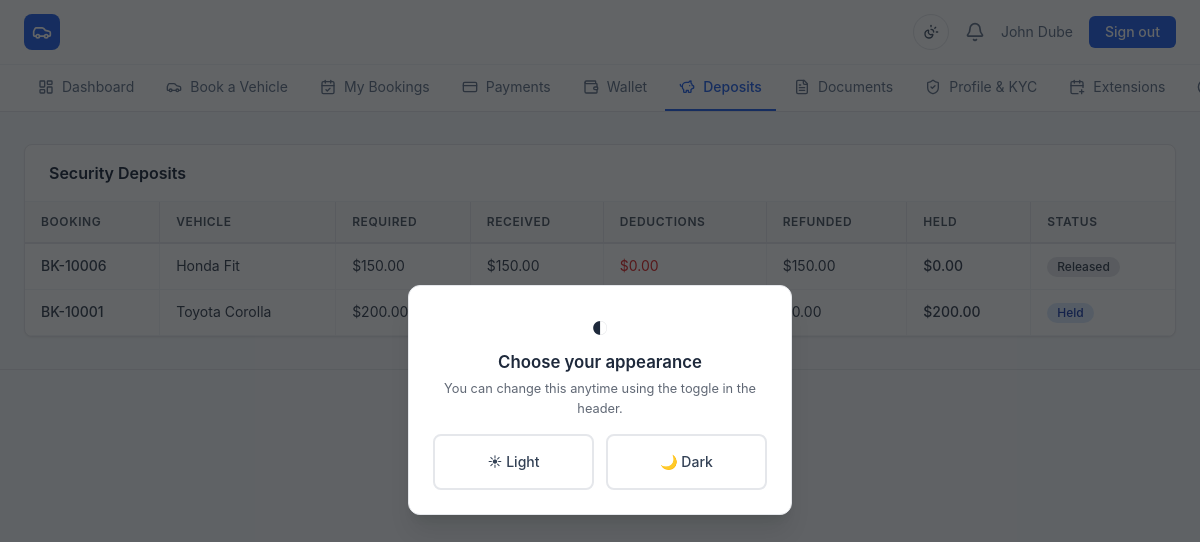
Page /client/deposits.php (signed in) on the committed database.
### tables this page shows
CREATE TABLE clients (
    id INT UNSIGNED AUTO_INCREMENT PRIMARY KEY,
    user_id INT UNSIGNED DEFAULT NULL UNIQUE,
    client_no VARCHAR(20) NOT NULL UNIQUE,
    full_name VARCHAR(160) NOT NULL,
    dob DATE DEFAULT NULL,
    phone VARCHAR(40) DEFAULT NULL,
    email VARCHAR(190) DEFAULT NULL,
    address TEXT DEFAULT NULL,
    national_id VARCHAR(60) DEFAULT NULL,
    licence_no VARCHAR(60) DEFAULT NULL,
    licence_expiry DATE DEFAULT NULL,
    photo VARCHAR(255) DEFAULT NULL,
    tax_no VARCHAR(60) DEFAULT NULL,
    fiscalise TINYINT(1) NOT NULL DEFAULT 0,
    kyc_status ENUM('pending','under_review','verified','rejected') NOT NULL DEFAULT 'pending',
    account_status ENUM('active','suspended') NOT NULL DEFAULT 'active',
    source ENUM('online','walk_in') NOT NULL DEFAULT 'online',
    created_at DATETIME NOT NULL DEFAULT CURRENT_TIMESTAMP,
    updated_at DATETIME NOT NULL DEFAULT CURRENT_TIMESTAMP ON UPDATE CURRENT_TIMESTAMP,
    FOREIGN KEY (user_id) REFERENCES users(id) ON DELETE SET NULL,
    INDEX idx_clients_phone (phone),
    INDEX idx_clients_email (email),
    INDEX idx_clients_national_id (national_id),
    INDEX idx_clients_kyc (kyc_status)
);

CREATE TABLE deposits (
    id INT UNSIGNED AUTO_INCREMENT PRIMARY KEY,
    booking_id INT UNSIGNED NOT NULL UNIQUE,
    client_id INT UNSIGNED NOT NULL,
    required_amount DECIMAL(10,2) NOT NULL DEFAULT 0.00,
    received_amount DECIMAL(10,2) NOT NULL DEFAULT 0.00,
    deducted_amount DECIMAL(10,2) NOT NULL DEFAULT 0.00,
    refunded_amount DECIMAL(10,2) NOT NULL DEFAULT 0.00,
    status ENUM('pending','partial','held','released','forfeited') NOT NULL DEFAULT 'pending',
    created_at DATETIME NOT NULL DEFAULT CURRENT_TIMESTAMP,
    updated_at DATETIME NOT NULL DEFAULT CURRENT_TIMESTAMP ON UPDATE CURRENT_TIMESTAMP,
    FOREIGN KEY (booking_id) REFERENCES bookings(id) ON DELETE CASCADE,
    FOREIGN KEY (client_id) REFERENCES clients(id)
);

CREATE TABLE bookings (
    id INT UNSIGNED AUTO_INCREMENT PRIMARY KEY,
    ref VARCHAR(20) NOT NULL UNIQUE,
    client_id INT UNSIGNED NOT NULL,
    vehicle_id INT UNSIGNED NOT NULL,
    pickup_at DATETIME NOT NULL,
    return_at DATETIME NOT NULL,
    status ENUM('pending','confirmed','active','completed','cancelled','overdue') NOT NULL DEFAULT 'pending',
    base_amount DECIMAL(10,2) NOT NULL DEFAULT 0.00,
    additional_amount DECIMAL(10,2) NOT NULL DEFAULT 0.00,
    discount DECIMAL(10,2) NOT NULL DEFAULT 0.00,
    total DECIMAL(10,2) NOT NULL DEFAULT 0.00,
    deposit_required DECIMAL(10,2) NOT NULL DEFAULT 0.00,
    notes TEXT DEFAULT NULL,
    source ENUM('online','walk_in') NOT NULL DEFAULT 'online',
    created_by INT UNSIGNED DEFAULT NULL,
    created_at DATETIME NOT NULL DEFAULT CURRENT_TIMESTAMP,
    updated_at DATETIME NOT NULL DEFAULT CURRENT_TIMESTAMP ON UPDATE CURRENT_TIMESTAMP,
    FOREIGN KEY (client_id) REFERENCES clients(id),
    FOREIGN KEY (vehicle_id) REFERENCES vehicles(id),
    FOREIGN KEY (created_by) REFERENCES users(id) ON DELETE SET NULL,
    INDEX idx_bookings_client (client_id),
    INDEX idx_bookings_vehicle_dates (vehicle_id, pickup_at, return_at),
    INDEX idx_bookings_status (status),
    INDEX idx_bookings_dates (pickup_at, return_at)
);

CREATE TABLE vehicles (
    id INT UNSIGNED AUTO_INCREMENT PRIMARY KEY,
    reg_no VARCHAR(30) NOT NULL UNIQUE,
    make VARCHAR(60) NOT NULL,
    model VARCHAR(60) NOT NULL,
    year SMALLINT UNSIGNED DEFAULT NULL,
    colour VARCHAR(40) DEFAULT NULL,
    transmission ENUM('automatic','manual') NOT NULL DEFAULT 'automatic',
    fuel_type ENUM('petrol','diesel','hybrid','electric') NOT NULL DEFAULT 'petrol',
    engine_capacity VARCHAR(20) DEFAULT NULL,
    seats TINYINT UNSIGNED NOT NULL DEFAULT 5,
    mileage INT UNSIGNED NOT NULL DEFAULT 0,
    description TEXT DEFAULT NULL,
    daily_rate DECIMAL(10,2) NOT NULL DEFAULT 0.00,
    weekly_rate DECIMAL(10,2) DEFAULT NULL,
    monthly_rate DECIMAL(10,2) DEFAULT NULL,
    deposit DECIMAL(10,2) NOT NULL DEFAULT 0.00,
    excess_mileage_rate DECIMAL(8,2) DEFAULT NULL,
    status ENUM('available','reserved','on_hire','maintenance','unavailable') NOT NULL DEFAULT 'available',
    is_public TINYINT(1) NOT NULL DEFAULT 1,
    is_featured TINYINT(1) NOT NULL DEFAULT 0,
    created_at DATETIME NOT NULL DEFAULT CURRENT_TIMESTAMP,
    updated_at DATETIME NOT NULL DEFAULT CURRENT_TIMESTAMP ON UPDATE CURRENT_TIMESTAMP,
    INDEX idx_vehicles_status (status),
    INDEX idx_vehicles_public (is_public, status)
);

### app/Auth.php (called while the page is built, shortened)
<?php
final class Auth
{
    private static ?array $user = null;
    public static function user(): ?array
    {
        if (self::$user === null && !empty($_SESSION['user_id'])) {
            self::$user = Database::one(
                'SELECT u.*, r.name AS role_name FROM users u
                 JOIN roles r ON r.id = u.role_id WHERE u.id = ?',
                [$_SESSION['user_id']]
            );
        }
        return self::$user;
    }
    public static function check(): bool
    {
        return self::user() !== null;
    }
    public static function client(): ?array
    {
        $user = self::user();
        return Database::one('SELECT * FROM clients WHERE user_id = ?', [$user['id']]);
    }
    public static function requireLogin(): void
    {
        if (!self::check()) {
            flash('error', 'Please log in to continue.');
            $inAdmin = str_contains($_SERVER['SCRIPT_NAME'] ?? '', '/admin/');
            redirect($inAdmin ? 'admin/login.php' : 'login.php');
        }
    }
    public static function requireClient(): void
    {
        self::requireLogin();
    }
}

### app/Database.php (called while the page is built, shortened)
<?php
final class Database
{
    private static ?PDO $pdo = null;
    public static function pdo(): PDO
    {
        if (self::$pdo === null) {
            $db = $GLOBALS['config']['db'];
            $dsn = sprintf(
                'mysql:host=%s;port=%d;dbname=%s;charset=%s',
                $db['host'], $db['port'], $db['name'], $db['charset'] ?? 'utf8mb4'
            );
            try {
                self::$pdo = new PDO($dsn, $db['user'], $db['pass'], [
                    PDO::ATTR_ERRMODE => PDO::ERRMODE_EXCEPTION,
                    PDO::ATTR_DEFAULT_FETCH_MODE => PDO::FETCH_ASSOC,
                    PDO::ATTR_EMULATE_PREPARES => false,
                ]);
            } catch (PDOException $e) {
                error_log('DB connection failed: ' . $e->getMessage());
                http_response_code(500);
                exit('Database connection failed. Please check configuration.');
            }
        }
        return self::$pdo;
    }
    public static function run(string $sql, array $params = []): PDOStatement
    {
        $stmt = self::pdo()->prepare($sql);
        $stmt->execute($params);
        return $stmt;
    }
    public static function all(string $sql, array $params = []): array
    {
        return self::run($sql, $params)->fetchAll();
    }
    public static function one(string $sql, array $params = []): ?array
    {
        $row = self::run($sql, $params)->fetch();
        return $row === false ? null : $row;
    }
}

### public/client/deposits.php (the view, shortened to what this page needs)
<?php
require_once dirname(__DIR__, 2) . '/app/bootstrap.php';
Auth::requireClient();
$client = Auth::client();
$deposits = Database::all(
    'SELECT d.*, b.ref booking_ref, v.make, v.model, v.reg_no FROM deposits d
     JOIN bookings b ON b.id=d.booking_id JOIN vehicles v ON v.id=b.vehicle_id
     WHERE d.client_id = ? ORDER BY d.id DESC', [$client['id']]);
$active = 'deposits';
require APP_PATH . '/views/client/header.php';
?>
<div class="card !p-0 overflow-x-auto">
    <div class="px-6 py-4 border-b border-gray-100"><h2 class="font-semibold text-slate-800">Security Deposits</h2></div>
    <table class="w-full">
        <thead><tr>
            <th class="th">Booking</th><th class="th">Vehicle</th><th class="th">Required</th>
            <th class="th">Received</th><th class="th">Deductions</th><th class="th">Refunded</th>
            <th class="th">Held</th><th class="th">Status</th>
        </tr></thead>
        <tbody>
        <?php foreach ($deposits as $d):
            $held = $d['received_amount'] - $d['deducted_amount'] - $d['refunded_amount']; ?>
        <tr class="table-row">
            <td class="td font-medium"><?= e($d['booking_ref']) ?></td>
            <td class="td"><?= e($d['make'] . ' ' . $d['model']) ?></td>
            <td class="td"><?= money($d['required_amount']) ?></td>
            <td class="td"><?= money($d['received_amount']) ?></td>
            <td class="td text-red-600"><?= money($d['deducted_amount']) ?></td>
            <td class="td"><?= money($d['refunded_amount']) ?></td>
            <td class="td font-medium"><?= money($held) ?></td>
            <td class="td"><?= status_badge($d['status']) ?></td>
        </tr>
        <?php endforeach; ?>
        </tbody>
    </table>
</div>
<?php require APP_PATH . '/views/client/footer.php'; ?>

### app/views/client/header.php (shortened to what this page needs)
<?php
$user = Auth::user();
$client = Auth::client();
$active = $active ?? '';
$navItems = [
    ['index.php', 'Dashboard', 'layout-dashboard', 'dashboard'],
    ['browse.php', 'Book a Vehicle', 'car', 'browse'],
    ['bookings.php', 'My Bookings', 'calendar-check', 'bookings'],
    ['payments.php', 'Payments', 'credit-card', 'payments'],
    ['wallet.php', 'Wallet', 'wallet', 'wallet'],
    ['deposits.php', 'Deposits', 'piggy-bank', 'deposits'],
    ['documents.php', 'Documents', 'file-text', 'documents'],
    ['kyc.php', 'Profile & KYC', 'shield-check', 'kyc'],
    ['extensions.php', 'Extensions', 'calendar-plus', 'extensions'],
    ['support.php', 'Support', 'life-buoy', 'support'],
    ['settings.php', 'Settings', 'settings', 'settings'],
];
?>
<!DOCTYPE html>
<html lang="en">
<head>
<link rel="stylesheet" href="<?= url('assets/css/app.css') ?>">
</head>
<body class="bg-slate-50">
<header class="site-header bg-white border-b border-gray-200 text-slate-700 sticky top-0 z-40">
    <div class="max-w-7xl mx-auto px-4 sm:px-6 h-16 flex items-center justify-between">
        <a href="<?= url('index.php') ?>" class="flex items-center gap-3 shrink-0">
            <span class="w-9 h-9 rounded-lg bg-blue-600 text-white flex items-center justify-center"><i data-lucide="car" class="w-5 h-5"></i></span>
        </a>
        <div class="flex items-center gap-3 sm:gap-4 text-sm">
            <button class="theme-toggle" type="button" data-theme-toggle title="Toggle dark / light mode">
                <i data-lucide="sun-moon" class="w-4 h-4"></i>
            </button>
            <a href="<?= url('client/notifications.php') ?>" class="relative text-slate-500 hover:text-slate-700">
                <i data-lucide="bell" class="w-5 h-5"></i>
            </a>
            <span class="text-slate-500 hidden md:block"><?= e($client['full_name'] ?? $user['name']) ?></span>
            <a href="<?= url('logout.php') ?>" class="bg-blue-600 hover:bg-blue-700 text-white px-4 py-1.5 rounded-md font-medium">Sign out</a>
        </div>
    </div>
    <nav class="border-t border-gray-100">
        <div class="max-w-7xl mx-auto px-4 sm:px-6 flex gap-1 overflow-x-auto">
            <?php foreach ($navItems as [$href, $label, $icon, $key]): ?>
            <a href="<?= url('client/' . $href) ?>"
               class="flex items-center gap-2 px-3.5 py-3 text-sm whitespace-nowrap border-b-2 <?= $active === $key ? 'border-blue-600 text-blue-600 font-medium' : 'border-transparent text-slate-500 hover:text-slate-800' ?>">
                <i data-lucide="<?= $icon ?>" class="w-4 h-4"></i><?= e($label) ?>
            </a>
            <?php endforeach; ?>
        </div>
    </nav>
</header>
<main class="max-w-7xl mx-auto px-4 sm:px-6 py-6 sm:py-8">

### app/helpers.php (shortened to what this page needs)
<?php
function e(?string $value): string
{
    return htmlspecialchars((string) $value, ENT_QUOTES, 'UTF-8');
}
function config(string $key, $default = null)
{
    $segments = explode('.', $key);
    $value = $GLOBALS['config'];
    foreach ($segments as $segment) {
        $value = $value[$segment];
    }
    return $value;
}
function url(string $path = ''): string
{
    return rtrim((string) config('app_url'), '/') . '/' . ltrim($path, '/');
}
function money($amount): string
{
    return (string) config('currency_symbol', '$') . number_format((float) $amount, 2);
}
function status_badge(string $status): string
{
    $map = [
        'available' => 'bg-green-100 text-green-800',
        'reserved' => 'bg-amber-100 text-amber-800',
        'on_hire' => 'bg-blue-100 text-blue-800',
        'maintenance' => 'bg-red-100 text-red-800',
        'unavailable' => 'bg-gray-200 text-gray-700',
        'pending' => 'bg-amber-100 text-amber-800',
        'confirmed' => 'bg-blue-100 text-blue-800',
        'active' => 'bg-green-100 text-green-800',
        'completed' => 'bg-gray-200 text-gray-700',
        'cancelled' => 'bg-red-100 text-red-800',
        'overdue' => 'bg-red-100 text-red-800',
        'paid' => 'bg-green-100 text-green-800',
        'successful' => 'bg-green-100 text-green-800',
        'failed' => 'bg-red-100 text-red-800',
        'refunded' => 'bg-purple-100 text-purple-800',
        'verified' => 'bg-green-100 text-green-800',
        'under_review' => 'bg-amber-100 text-amber-800',
        'rejected' => 'bg-red-100 text-red-800',
        'approved' => 'bg-green-100 text-green-800',
        'partial' => 'bg-amber-100 text-amber-800',
        'held' => 'bg-blue-100 text-blue-800',
        'released' => 'bg-gray-200 text-gray-700',
    ];
    $cls = $map[strtolower($status)] ?? 'bg-gray-200 text-gray-700';
    $label = ucwords(str_replace('_', ' ', $status));
    return '<span class="inline-flex items-center px-2.5 py-0.5 rounded-full text-xs font-medium '
        . $cls . '">' . e($label) . '</span>';
}

### rows in the picture
clients: full_name "John Dube"
deposits: booking.ref "BK-10006", vehicles.make+model "Honda Fit", required_amount "$150.00", received_amount "$150.00", deducted_amount "$0.00", refunded_amount "$150.00", money($held) "$0.00", status "Released"
deposits: booking.ref "BK-10001", vehicles.make+model "Toyota Corolla", required_amount "$200.00", refunded_amount "$0.00", money($held) "$200.00", status "Held"

### other values in the picture
$label "Dashboard"
$label "Book a Vehicle"
$label "My Bookings"
$label "Payments"
$label "Wallet"
$label "Deposits"
$label "Documents"
$label "Profile & KYC"
$label "Extensions"
